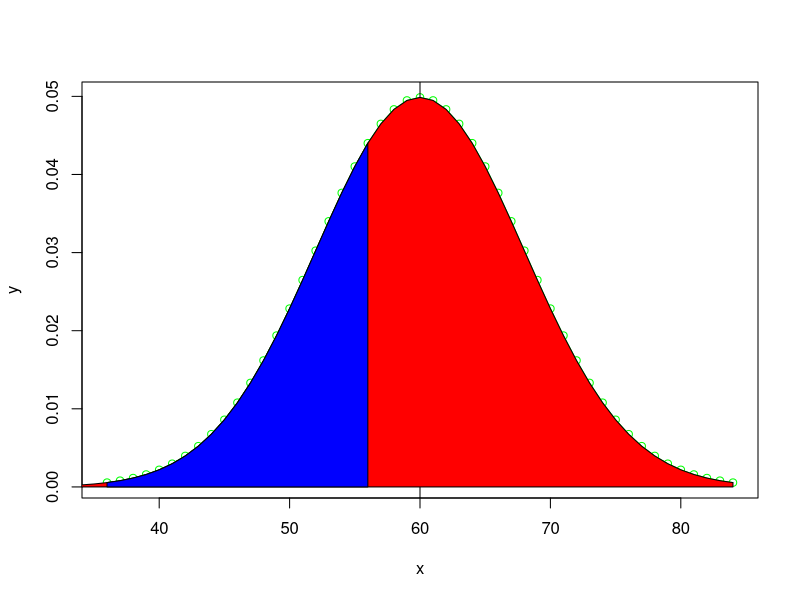

R code for this plot:
mean <- 60
sd <- 8
x <- c(36:84)
y <- dnorm(x, mean, sd)
plot(x, y, type = "o", col = "green")
abline(v = mean, col = "black")
p1 <- pnorm(40, mean, sd, lower.tail = FALSE)
x1 <- c(10:84)
y1 <- dnorm(x1, mean, sd)
polygon(c(40, x1, 84), c(0, y1, 0), col = "red")

p2 <- pnorm(56, mean, sd)
x2 <- c(36:56)
y2 <- dnorm(x2, mean, sd)
polygon(c(36, x2, 56), c(0, y2, 0), col = "blue")
